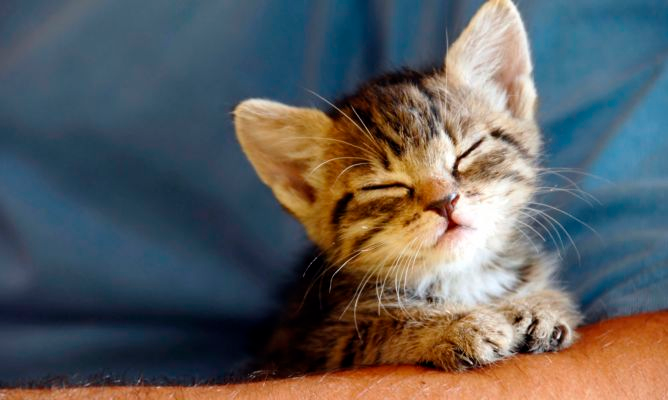
#> input picture gatito.png, 668 x 400 px
$ python main.py
#> lines starting #> are read from the running program, lines starting #| are printed output that depends on the picture
#Importamos las librerías necesarias para el ejercicio
from skimage.io import imread, imshow
import matplotlib.pyplot as plt
from skimage.transform import swirl
from skimage import exposure
from skimage.transform import rotate

#Leemos la imágen
im1 = imread('gatito.png')
#> im1 is the input picture: shape (400, 668, 4); mean R, G, B, A 92.4, 94, 94.7, 255

#Cambiamos la exposición de la imágen para hacerla más luminosa o más oscura
luz = exposure.adjust_gamma(im1, gamma=0.15,gain=1)
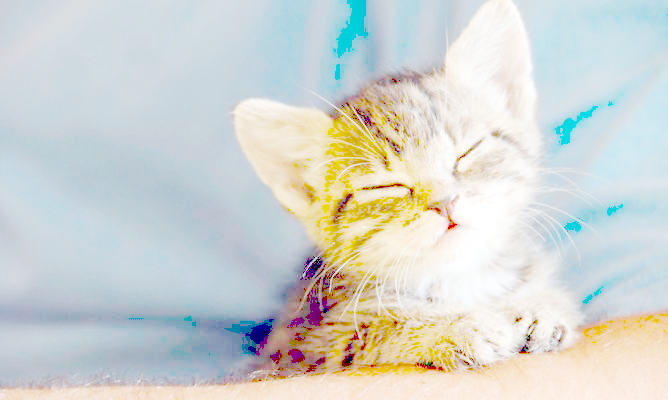
#> luz: shape (400, 668, 4); mean R, G, B, A 208.2, 212.3, 207.8, 255
oscuridad = exposure.adjust_gamma(im1, gamma=3.0,gain=1)
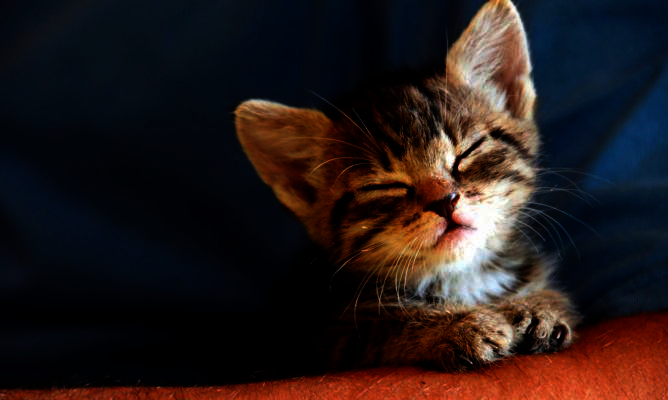
#> oscuridad: shape (400, 668, 4); mean R, G, B, A 38.1, 26.5, 25.7, 255

#Pegamos juntas las imágenes
plt.subplot(131), imshow(im1)
plt.title('ORIGINAL')#Mostramos la imágen original ´para comparar el cambio
plt.subplot(132),imshow(luz)
plt.title('LUZ')
plt.subplot(133),imshow(oscuridad)
plt.title('OSCURIDAD')

#Guardamos el documento como PNG
plt.savefig("RESgatito.png")
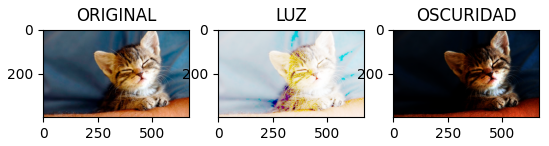
#> figure drawn by matplotlib, 3 panels

#Cerramos la imágen
plt.close()

#Leemos la imágen
im2 = imread('gatitol.png')
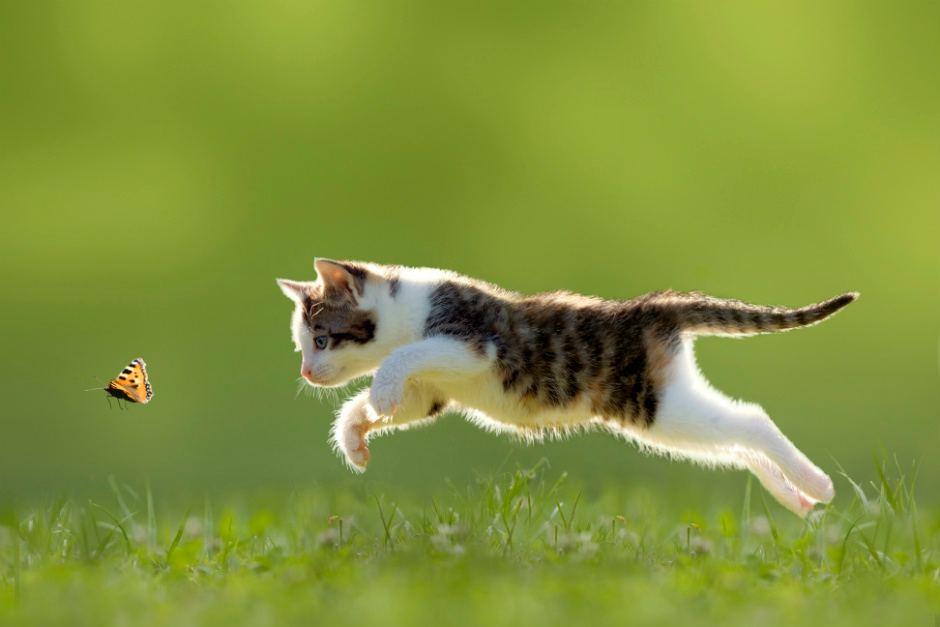
#> input picture gatitol.png, 940 x 627 px
#> im2 is the input picture: shape (627, 940, 4); mean R, G, B, A 129.4, 147, 59.2, 255

#Establecemos la operación para rotar la imágen
nueva = rotate(im2, angle=20)
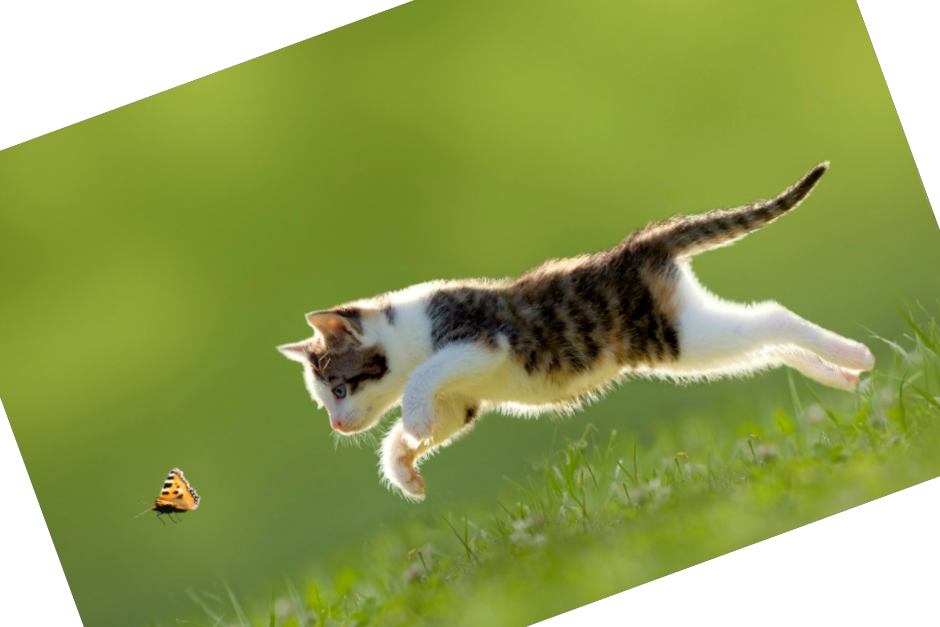
#> nueva: shape (627, 940, 4) float64; mean R, G, B, A 0.434, 0.492, 0.204, 0.861; transparent parts drawn white

#Pegamos juntas las imágenes
plt.subplot(121), imshow(im2)
plt.title('RGB')
plt.subplot(122), imshow(nueva)
plt.title('ROTADA 20°')

#Guardamos el documento como PNG
plt.savefig("RESgatitol.png")

#Cerramos el archivo
plt.close()
